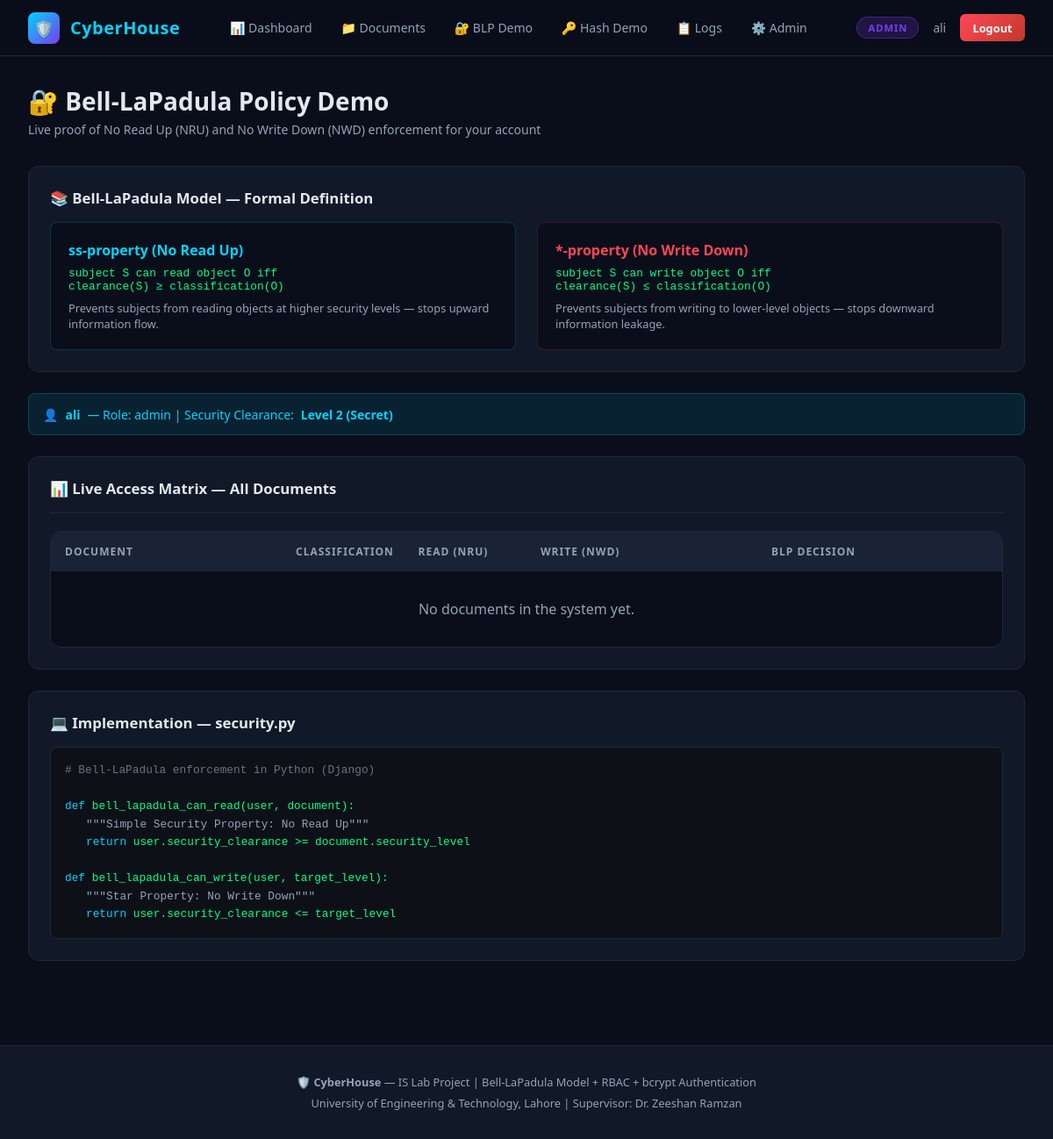
Screenshot of /security-demo/ (signed in) with the database file from the repository.
### core/models.py (models this page shows, shortened)
class CustomUser(AbstractUser):
    role = models.CharField(max_length=20, choices=ROLE_CHOICES, default='viewer')
    security_clearance = models.IntegerField(choices=SECURITY_LEVEL_CHOICES, default=SECURITY_LEVEL_UNCLASSIFIED)
    department = models.CharField(max_length=100, default='General')
    last_login_ip = models.GenericIPAddressField(null=True, blank=True)
    groups = models.ManyToManyField('auth.Group', blank=True, related_name='customuser_set')
    user_permissions = models.ManyToManyField('auth.Permission', blank=True, related_name='customuser_set')
    def get_security_label(self):
        labels = {0: 'Unclassified', 1: 'Confidential', 2: 'Secret'}
        return labels.get(self.security_clearance, 'Unknown')

### core/views.py (the view, shortened to what this page needs)
# urls.py: path('security-demo/', views.security_demo, name='security_demo'),
@login_required
def security_demo(request):
    user = request.user
    docs = SecurityDocument.objects.all()
    demo_results = []
    return render(request, 'core/security_demo.html', {
        'demo_results': demo_results,
        'user': user,
    })

### templates/core/security_demo.html (shortened to what this page needs)
{% extends 'core/base.html' %}
{% block content %}
<div class="page-wrapper">
  <div class="page-header">
    <div>
      <h1>🔐 Bell-LaPadula Policy Demo</h1>
      <p>Live proof of No Read Up (NRU) and No Write Down (NWD) enforcement for your account</p>
    </div>
  </div>
  <div class="card mb-2" style="margin-bottom:1.5rem;">
    <div class="card-title" style="margin-bottom:1rem;">📚 Bell-LaPadula Model — Formal Definition</div>
    <div class="grid-2">
      <div style="background:var(--bg-dark); border:1px solid rgba(0,212,255,0.2); border-radius:8px; padding:1.25rem;">
        <div style="color:var(--accent-cyan); font-weight:700; margin-bottom:0.5rem;">ss-property (No Read Up)</div>
        <div style="font-family:'Courier New',monospace; font-size:0.8rem; color:var(--accent-green); margin-bottom:0.5rem;">
          subject S can read object O iff<br>
          clearance(S) ≥ classification(O)
        </div>
        <div class="text-muted" style="font-size:0.8rem;">Prevents subjects from reading objects at higher security levels — stops upward information flow.</div>
      </div>
      <div style="background:var(--bg-dark); border:1px solid rgba(255,71,87,0.2); border-radius:8px; padding:1.25rem;">
        <div style="color:var(--accent-red); font-weight:700; margin-bottom:0.5rem;">*-property (No Write Down)</div>
        <div style="font-family:'Courier New',monospace; font-size:0.8rem; color:var(--accent-green); margin-bottom:0.5rem;">
          subject S can write object O iff<br>
          clearance(S) ≤ classification(O)
        </div>
        <div class="text-muted" style="font-size:0.8rem;">Prevents subjects from writing to lower-level objects — stops downward information leakage.</div>
      </div>
    </div>
  </div>
  <div class="alert alert-info" style="margin-bottom:1.5rem;">
    👤 <strong>{{ user.username }}</strong> — Role: {{ user.role }} | Security Clearance: <strong>Level {{ user.security_clearance }} ({{ user.get_security_label }})</strong>
  </div>
  <div class="card">
    <div class="card-header">
      <div class="card-title">📊 Live Access Matrix — All Documents</div>
    </div>
    <div class="blp-matrix">
      <div class="blp-row header">
        <span>Document</span>
        <span>Classification</span>
        <span>Read (NRU)</span>
        <span>Write (NWD)</span>
        <span>BLP Decision</span>
      </div>
      {% for r in demo_results %}
      <div class="blp-row">
        <span style="font-weight:600;">{{ r.doc.title }}</span>
        <span>
          {% if r.doc.security_level == 2 %}<span class="badge-secret">SECRET</span>
          {% elif r.doc.security_level == 1 %}<span class="badge-confidential">CONFIDENTIAL</span>
          {% else %}<span class="badge-unclassified">UNCLASSIFIED</span>{% endif %}
        </span>
        <span>
          {% if r.can_read %}<span class="badge-success">✅ ALLOWED</span>{% else %}<span class="badge-fail">🚫 DENIED</span>{% endif %}
        </span>
        <span>
          {% if r.can_write %}<span class="badge-success">✅ ALLOWED</span>{% else %}<span class="badge-fail">🚫 DENIED</span>{% endif %}
        </span>
        <div style="font-family:'Courier New',monospace; font-size:0.7rem; color:var(--text-muted);">
          <div>R: {{ r.read_reason }}</div>
          <div>W: {{ r.write_reason }}</div>
        </div>
      </div>
      {% empty %}
      <div style="padding:2rem; text-align:center; color:var(--text-muted);">No documents in the system yet.</div>
      {% endfor %}
    </div>
  </div>
  <div class="card mt-3">
    <div class="card-title" style="margin-bottom:1rem;">💻 Implementation — security.py</div>
    <div class="terminal">
      <div class="comment"># Bell-LaPadula enforcement in Python (Django)</div><br>
      <div><span class="prompt">def </span><span class="output">bell_lapadula_can_read(user, document):</span></div>
      <div style="padding-left:1.5rem; color:var(--text-muted)">"""Simple Security Property: No Read Up"""</div>
      <div style="padding-left:1.5rem;"><span class="prompt">return </span><span class="output">user.security_clearance >= document.security_level</span></div>
      <br>
      <div><span class="prompt">def </span><span class="output">bell_lapadula_can_write(user, target_level):</span></div>
      <div style="padding-left:1.5rem; color:var(--text-muted)">"""Star Property: No Write Down"""</div>
      <div style="padding-left:1.5rem;"><span class="prompt">return </span><span class="output">user.security_clearance <= target_level</span></div>
    </div>
  </div>
</div>
{% endblock %}

### templates/core/base.html (shortened to what this page needs)
<!DOCTYPE html>
<html lang="en">
<head>
  {% load static %}
  <link rel="stylesheet" href="{% static 'css/style.css' %}">
</head>
<body>
<nav class="navbar">
  <a href="{% url 'home' %}" class="nav-brand">
    <div class="logo-icon">🛡️</div>
    <span>CyberHouse</span>
  </a>
  {% if user.is_authenticated %}
  <ul class="nav-links">
    <li><a href="{% url 'dashboard' %}">📊 Dashboard</a></li>
    <li><a href="{% url 'documents' %}">📁 Documents</a></li>
    <li><a href="{% url 'security_demo' %}">🔐 BLP Demo</a></li>
    <li><a href="{% url 'hash_demo' %}">🔑 Hash Demo</a></li>
    <li><a href="{% url 'access_logs' %}">📋 Logs</a></li>
    {% if user.role == 'admin' %}
    <li><a href="{% url 'admin_panel' %}">⚙️ Admin</a></li>
    {% endif %}
  </ul>
  <div class="nav-user">
    <span class="badge-role badge-{{ user.role }}">{{ user.role }}</span>
    <span style="font-size:0.85rem; color:var(--text-muted)">{{ user.username }}</span>
    <a href="{% url 'logout' %}" class="btn-danger btn-sm">Logout</a>
  </div>
  {% endif %}
</nav>
{% block content %}{% endblock %}
<footer>
  <p>🛡️ <strong>CyberHouse</strong> — IS Lab Project | Bell-LaPadula Model + RBAC + bcrypt Authentication</p>
  <p style="margin-top:0.4rem;">University of Engineering & Technology, Lahore | Supervisor: Dr. Zeeshan Ramzan</p>
</footer>
</body>
</html>

### static/css/style.css (style rules this page uses)
:root { --bg-dark: #0a0e1a; --bg-card: #111827; --bg-card2: #1a2235; --accent-cyan: #00d4ff; --accent-green: #00ff88; --accent-red: #ff4757; --accent-yellow: #ffd700; --accent-purple: #7c3aed; --text-primary: #e2e8f0; --text-muted: #94a3b8; --border: #1e293b; --border-glow: rgba(0, 212, 255, 0.3); --font: 'Segoe UI', system-ui, sans-serif; }
* { margin: 0; padding: 0; box-sizing: border-box; }
body { font-family: var(--font); background: var(--bg-dark); color: var(--text-primary); min-height: 100vh; }
.navbar { background: rgba(10,14,26,0.95); backdrop-filter: blur(10px); border-bottom: 1px solid var(--border); padding: 0 2rem; height: 64px; display: flex; align-items: center; justify-content: space-between; position: sticky; top: 0; z-index: 1000; }
.nav-brand { display: flex; align-items: center; gap: 0.75rem; text-decoration: none; }
.nav-brand .logo-icon { width: 36px; height: 36px; background: linear-gradient(135deg, var(--accent-cyan), var(--accent-purple)); border-radius: 8px; display: flex; align-items: center; justify-content: center; font-size: 1.1rem; }
.nav-brand span { font-size: 1.25rem; font-weight: 700; color: var(--accent-cyan); letter-spacing: 0.5px; }
.nav-links { display: flex; align-items: center; gap: 0.25rem; list-style: none; }
.nav-links a { color: var(--text-muted); text-decoration: none; padding: 0.5rem 0.9rem; border-radius: 6px; font-size: 0.875rem; font-weight: 500; transition: all 0.2s; display: flex; align-items: center; gap: 0.4rem; }
.nav-user { display: flex; align-items: center; gap: 1rem; }
.badge-role { padding: 0.25rem 0.75rem; border-radius: 999px; font-size: 0.7rem; font-weight: 700; text-transform: uppercase; letter-spacing: 1px; }
.badge-admin { background: rgba(124,58,237,0.2); color: var(--accent-purple); border: 1px solid rgba(124,58,237,0.4); }
.btn-danger { background: linear-gradient(135deg, var(--accent-red), #c0392b); color: white; padding: 0.5rem 1.2rem; border: none; border-radius: 6px; cursor: pointer; font-size: 0.85rem; font-weight: 600; text-decoration: none; display: inline-flex; align-items: center; gap: 0.4rem; transition: all 0.2s; }
.btn-sm { padding: 0.4rem 0.9rem !important; font-size: 0.8rem !important; }
.page-wrapper { padding: 2rem; }
.card { background: var(--bg-card); border: 1px solid var(--border); border-radius: 12px; padding: 1.5rem; }
.card-header { display: flex; justify-content: space-between; align-items: center; margin-bottom: 1.25rem; padding-bottom: 1rem; border-bottom: 1px solid var(--border); }
.card-title { font-size: 1.05rem; font-weight: 700; display: flex; align-items: center; gap: 0.5rem; }
.alert { padding: 0.85rem 1rem; border-radius: 8px; margin-bottom: 1rem; font-size: 0.875rem; display: flex; align-items: center; gap: 0.5rem; }
.alert-info { background: rgba(0,212,255,0.1); border: 1px solid rgba(0,212,255,0.2); color: var(--accent-cyan); }
.page-header { margin-bottom: 2rem; display: flex; justify-content: space-between; align-items: flex-start; gap: 1rem; }
.page-header h1 { font-size: 1.75rem; font-weight: 800; }
.page-header p { color: var(--text-muted); font-size: 0.875rem; margin-top: 0.25rem; }
.grid-2 { display: grid; grid-template-columns: 1fr 1fr; gap: 1.5rem; }
.mt-3 { margin-top: 1.5rem; }
.mb-2 { margin-bottom: 1rem; }
.text-muted { color: var(--text-muted); font-size: 0.875rem; }
.blp-matrix { background: var(--bg-dark); border: 1px solid var(--border); border-radius: 12px; overflow: hidden; }
.blp-row { display: grid; grid-template-columns: 2fr 1fr 1fr 2fr 2fr; padding: 0.85rem 1rem; border-bottom: 1px solid var(--border); font-size: 0.85rem; align-items: center; gap: 1rem; }
.blp-row.header { background: var(--bg-card2); font-size: 0.75rem; font-weight: 700; text-transform: uppercase; letter-spacing: 1px; color: var(--text-muted); }
footer { background: var(--bg-card); border-top: 1px solid var(--border); padding: 2rem; text-align: center; color: var(--text-muted); font-size: 0.8rem; margin-top: 4rem; }
.terminal { background: #0d1117; border: 1px solid var(--border); border-radius: 8px; padding: 1rem; font-family: 'Courier New', monospace; font-size: 0.8rem; line-height: 1.6; }
.terminal .prompt { color: var(--accent-cyan); }
.terminal .output { color: var(--accent-green); }
.terminal .comment { color: #6b7280; }

### rows the page displays
CustomUser: role "ADMIN", username "ali", role "admin", security_clearance "2", get_security_label "Secret"
